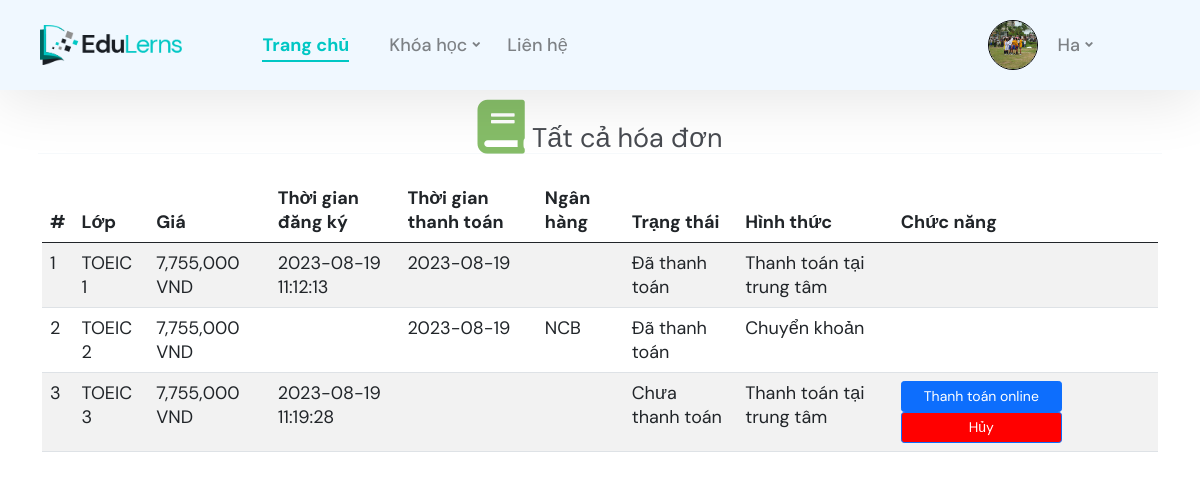
The page /kodesolution.com/html/2022/edulerns-html/index.php?act=hoadon (signed in) on the database its author committed.
### tables this page shows
CREATE TABLE `dtb_member` (
  `id` int NOT NULL,
  `name` varchar(130) NOT NULL,
  `pass` varchar(50) NOT NULL,
  `email` varchar(50) NOT NULL,
  `image` varchar(130) NOT NULL,
  `location` varchar(50) NOT NULL,
  `phone` int NOT NULL DEFAULT '0',
  `birth_day` date NOT NULL
);

CREATE TABLE `dtb_hoadon` (
  `id` int NOT NULL,
  `member_id` int NOT NULL,
  `lop_id` int NOT NULL,
  `sotien_vnd` decimal(15,0) NOT NULL,
  `bank_name` varchar(25) DEFAULT NULL,
  `register_time` datetime DEFAULT NULL,
  `payment_time` date DEFAULT NULL,
  `status` varchar(255) NOT NULL,
  `hinhthuc` varchar(255) DEFAULT NULL
);

CREATE TABLE `dtb_lop` (
  `id` int NOT NULL,
  `course_id` int NOT NULL,
  `name` varchar(50) NOT NULL,
  `customer_id` int NOT NULL,
  `time` time NOT NULL DEFAULT '02:00:00',
  `ca_hoc_id` int NOT NULL,
  `day` text NOT NULL,
  `slot` int NOT NULL DEFAULT '20'
);

### kodesolution.com/html/2022/edulerns-html/model/pdo.php (called while the page is built, shortened)
<?php
function pdo_get_connection(){
    $dburl = "mysql:host=localhost;
    dbname=demo_academy 3;
    charset=utf8";
    $username = "root";
    $password = "trinhduc2001";
    try{
        $conn = new PDO($dburl,$username,$password);
        $conn->setAttribute(PDO::ATTR_ERRMODE, PDO::ERRMODE_EXCEPTION);
        return $conn;
    } catch(PDOException $e){
        echo 'that bai';
        $e ->getMessage();
    }
}
function pdo_query($sql){
    $sql_args = array_slice(func_get_args(), 1);
    try{
        $conn = pdo_get_connection();
        $stmt = $conn->prepare($sql);
        $stmt->execute($sql_args);
        $rows = $stmt->fetchAll();
        return $rows;
    }
    catch(PDOException $e){
        throw $e;
    }
    finally{
        unset($conn);
    }
}
function pdo_query_one($sql){
    $sql_args = array_slice(func_get_args(), 1);
    try{
        $conn = pdo_get_connection();
        $stmt = $conn->prepare($sql);
        $stmt->execute($sql_args);
        $row = $stmt->fetch(PDO::FETCH_ASSOC);
        return $row;
    }
    catch(PDOException $e){
        throw $e;
    }
    finally{
        unset($conn);
    }
}
?>

### kodesolution.com/html/2022/edulerns-html/model/cart.php (called while the page is built, shortened)
<?php
    function loadall_hoadon_member($id) {
        $sql = "SELECT dtb_lop.name,sotien_vnd,register_time,payment_time,bank_name,`status`,hinhthuc,dtb_hoadon.id FROM dtb_hoadon
                INNER JOIN dtb_lop ON dtb_hoadon.lop_id = dtb_lop.id
                WHERE member_id = $id";
        $listhoadon = pdo_query($sql);
        return $listhoadon;
    }
?>

### kodesolution.com/html/2022/edulerns-html/hoadon.php (the view, shortened to what this page needs)
<head>
	<link href="css/bootstrap.min.css" rel="stylesheet">
	<link href="plugins/revolution/css/settings.css" rel="stylesheet" type="text/css">
	<link href="plugins/revolution/css/layers.css" rel="stylesheet" type="text/css">
	<link href="plugins/revolution/css/navigation.css" rel="stylesheet" type="text/css">
	<link href="css/style.css" rel="stylesheet">
	<link href="css/responsive.css" rel="stylesheet">
</head>
<body>
<?php
    include "./header.php";
?>
<div class="page-content container">
    <div class="page-header text-blue-d2">
        <div class="page-tools">
            <div class="action-buttons">
                <a class="btn bg-white btn-light mx-1px text-95" href="#" data-title="Print">
                </a>
                <a class="btn bg-white btn-light mx-1px text-95" href="#" data-title="PDF">
                </a>
            </div>
        </div>
    </div>
    <div class="container px-0">
        <div class="row mt-4">
            <div class="col-12 col-lg-12">
                <div class="row">
                    <div class="col-12">
                        <div class="text-center text-150">
                            <i class="fa fa-book fa-2x text-success-m2 mr-1"></i>
                            <span class="text-default-d3">Tất cả hóa đơn</span>
                        </div>
                    </div>
                </div>
                <hr class="row brc-default-l1 mx-n1 mb-4" />
                <form action="./buy.php?act=payment" method="post">
                    <table class="table table-striped" id="myTable">
                        <thead class="thead-dark">
                            <tr>
                                <th scope="col">#</th>
                                <th scope="col">Lớp</th>
                                <th scope="col">Giá</th>
                                <th scope="col">Thời gian đăng ký</th>
                                <th scope="col">Thời gian thanh toán</th>
                                <th scope="col">Ngân hàng</th>
                                <th scope="col">Trạng thái</th>
                                <th scope="col">Hình thức</th>
                                <th scope="col">Chức năng</th>
                            </tr>
                        </thead>
                        <tbody>
                            <?php
                                $i = 0;
                                foreach($listhoadon as $hoadon){
                                extract($hoadon);
                            ?>
                            <tr>
                                <td scope="row"><?=++$i?></td>
                                <td><?=$name?></td>
                                <td><?=number_format($sotien_vnd*23500)?> VND</td>
                                <td><?=$register_time?></td>
                                <td><?=$payment_time?></td>
                                <td><?=$bank_name?></td>
                                <td><?=$status?></td>
                                <td><?=$hinhthuc?></td>
                                <td>
                                    <?php if($status == 'Chưa thanh toán' && $hinhthuc == 'Thanh toán tại trung tâm'){ ?>
                                    <input type="submit" name="pay" value="Thanh toán online" class="btn btn-primary btn-sm trash" style="width:161px;">
                                    <a href="./buy.php?act=del_order&id=<?=$id?>" onclick="return confirm('Bạn có chắc muốn hủy khóa học không?')" class="btn btn-primary btn-sm trash" style="background-color:red;width:161px;">
                                    Hủy
                                    </a>
                                    <?php } ?>
                                </td>
                            </tr>
                            <?php } ?>
                        </tbody>
                    </table>
                </form>
            </div>
        </div>
    </div>
</div>
</body>

### kodesolution.com/html/2022/edulerns-html/header.php (shortened to what this page needs)
<?php
    if (isset($_SESSION['email'])) {
        $email=$_SESSION['email'];
        $sql="SELECT * from dtb_member where email='$email'";
        $info=pdo_query_one($sql);
    }
?>
<header class="main-header header-style-one" style="z-index:100; position: fixed;  top: 0; background-color:aliceblue;">
			<div class="main-box">
				<div class="logo-box">
					<div class="logo"><a href="index.php"><img src="images/logo.png" alt="" title="Tronis"></a></div>
				</div>
				<div class="nav-outer">
					<nav class="nav main-menu">
						<ul class="navigation">
							<li class="current "><a href="index.php">Trang chủ</a>
							</li>
							<li class="dropdown"><a href="page-courses.php">Khóa học</a>
							</li>
							<li><a href="page-contact.php">Liên hệ</a></li>
						</ul>
					</nav>
					<div class="" style="margin-left: 340px;">
							<?php
								if (!isset($_SESSION['email'])) {
									echo '
									<a href="./index.php?act=dn"><button class="theme-btn btn-style-one">Đăng nhập</button></a>
									<a href="./index.php?act=dangky"><button class="theme-btn btn-style-one">Đăng ký</button></a>
								</a>
									';
								} else { ?>
								<div class="" style="display:flex;justify-content:center;align-items:center;">
								<img src="./img_upload/<?php
										if(isset($info)&&($info)){
											echo $info['image'];
										} ?>" alt="" style="width:50px;height:50px;border-radius: 50%; border:1px solid black; margin-right: 20px;">
								<nav class="nav main-menu">
									<ul class="navigation">
										<li class="dropdown"><a href="#">
											<?php
												if(isset($info)&&($info)){
													echo $info['name'];
												}
											?></a>
										</li>
									</ul>
								</nav>
								</div>
							<?php	}
							?>
						</div>
				</div>
			</div>
		</header>

### kodesolution.com/html/2022/edulerns-html/css/responsive.css (style rules this page uses)
@media only screen and (max-width: 1700px) { .header-style-one .logo-box { min-width: auto; margin-right: 40px; } }
@media only screen and (max-width: 1439px) { .main-menu .navigation > li { margin-right: 40px; } }

### kodesolution.com/html/2022/edulerns-html/css/tm-utility-classes.css (style rules this page uses)
.bg-white { background-color: #fff !important; }

### kodesolution.com/html/2022/edulerns-html/hoadon.php (style rules this page uses)
body { margin-top:20px; color: #484b51; }
.page-header { margin: 0 0 1rem; padding-bottom: 1rem; padding-top: .5rem; border-bottom: 1px dotted #e2e2e2; display: -ms-flexbox; display: flex; -ms-flex-pack: justify; justify-content: space-between; -ms-flex-align: center; align-items: center; }
.brc-default-l1 { border-color: #dce9f0!important; }
.ml-n1, .mx-n1 { margin-left: -.25rem!important; }
.mr-n1, .mx-n1 { margin-right: -.25rem!important; }
.mb-4, .my-4 { margin-bottom: 1.5rem!important; }
hr { margin-top: 1rem; margin-bottom: 1rem; border: 0; border-top: 1px solid rgba(0,0,0,.1); }
.text-success-m2 { color: #86bd68!important; }
.page-header .page-tools { -ms-flex-item-align: end; align-self: flex-end; }
.btn-light { color: #757984; background-color: #f5f6f9; border-color: #dddfe4; }
.text-150 { font-size: 150%!important; }

### rows shown on the page
dtb_member: image (picture), name "Ha"
dtb_hoadon: lop.name "TOEIC 1", $sotien_vnd*23500 "7,755,000", register_time "2023-08-19 11:12:13", payment_time "2023-08-19", status "Đã thanh toán", hinhthuc "Thanh toán tại trung tâm"
dtb_hoadon: lop.name "TOEIC 2", $sotien_vnd*23500 "7,755,000", payment_time "2023-08-19", bank_name "NCB", status "Đã thanh toán", hinhthuc "Chuyển khoản"
dtb_hoadon: lop.name "TOEIC 3", $sotien_vnd*23500 "7,755,000", register_time "2023-08-19 11:19:28", status "Chưa thanh toán", hinhthuc "Thanh toán tại trung tâm"
